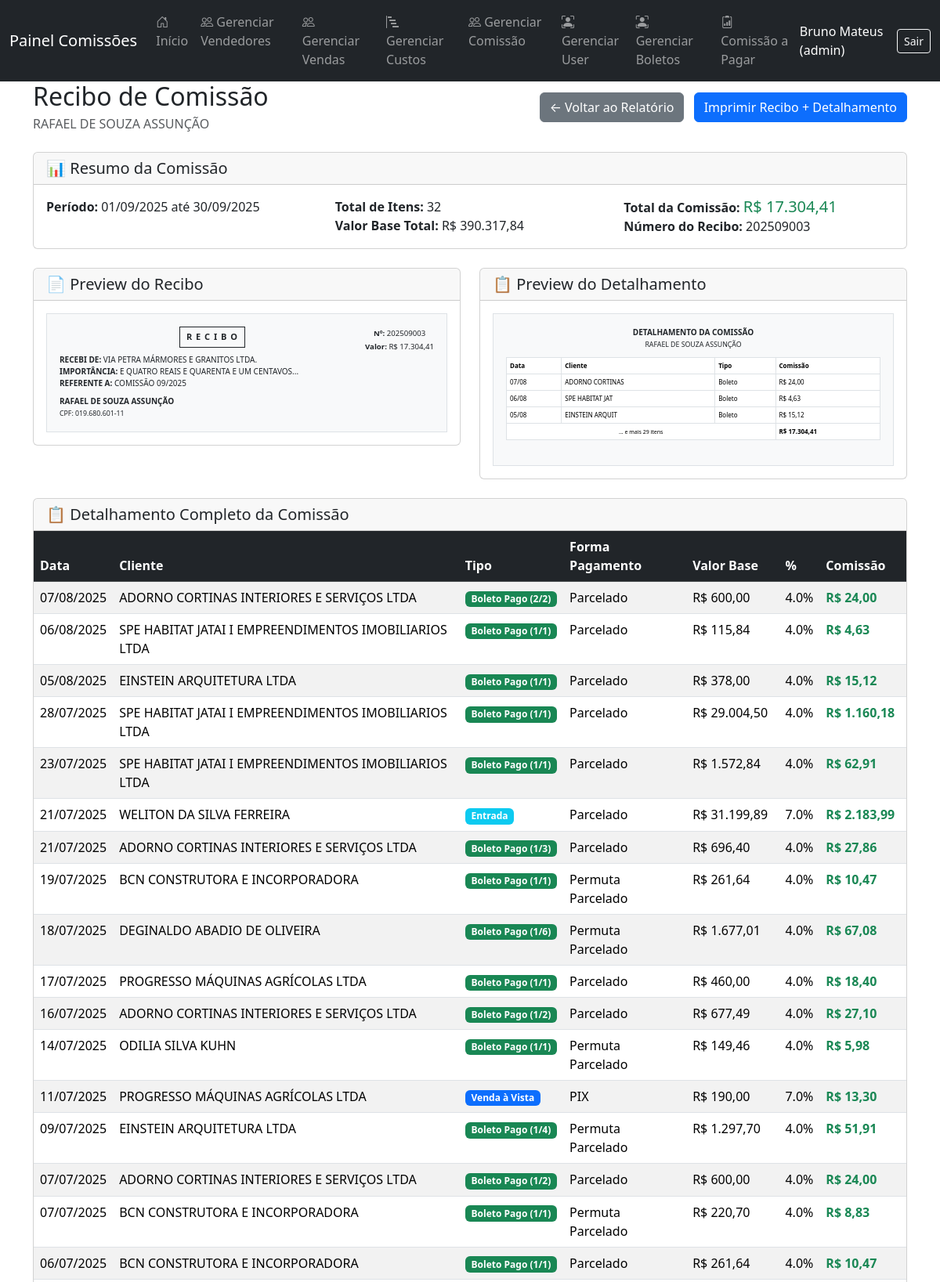
The page /pages/BKPrecibo1Ven_comissao.php?vendedor=3 (signed in, upper part) on the database its author committed.
### tables this page shows
CREATE TABLE `vendedores` (
  `id_vendedor` int(11) NOT NULL,
  `nome` varchar(100) NOT NULL,
  `celular` varchar(20) DEFAULT NULL,
  `tipochave` varchar(20) DEFAULT NULL,
  `chave` varchar(100) DEFAULT NULL,
  `STATUS` tinyint(1) NOT NULL DEFAULT 1
);

CREATE TABLE `boleto` (
  `id_boleto` int(11) NOT NULL,
  `qtd_parcelas` int(11) DEFAULT NULL,
  `valor` decimal(10,2) DEFAULT NULL,
  `id_vendedor` int(11) DEFAULT NULL,
  `id_vendedor2` int(11) DEFAULT NULL,
  `id_venda` int(11) DEFAULT NULL,
  `n_parcela` int(11) DEFAULT NULL,
  `dt_vencimento` date DEFAULT NULL,
  `id_comissao` int(11) DEFAULT NULL,
  `valor_comissao1` decimal(10,2) DEFAULT 0.00,
  `valor_comissao2` decimal(10,2) DEFAULT 0.00,
  `id_comissao2` int(11) DEFAULT NULL,
  `status` varchar(20) DEFAULT 'A Vencer'
);

CREATE TABLE `vendas` (
  `id_venda` int(11) NOT NULL,
  `id_vendedor` int(11) DEFAULT NULL,
  `id_vendedor2` int(11) DEFAULT NULL,
  `id_comissao` int(11) DEFAULT NULL,
  `id_comissao2` int(11) DEFAULT NULL,
  `dt_venda` date DEFAULT NULL,
  `cliente` varchar(100) DEFAULT NULL,
  `vlr_total` decimal(10,2) DEFAULT NULL,
  `vlr_entrada` decimal(10,2) DEFAULT NULL,
  `forma_pg` varchar(50) DEFAULT NULL,
  `qtd_parcelas` int(11) DEFAULT NULL,
  `dt_boletos` date DEFAULT NULL
);

### pages/BKPrecibo1Ven_comissao.php (the view, shortened to what this page needs)
<?php
require_once '../config/config.php';
$id_vendedor = $_GET['vendedor'] ?? null;
$data_inicio = $_GET['data_inicio'] ?? '';
$data_fim = $_GET['data_fim'] ?? '';
$sqlVendedor = "SELECT * FROM vendedores WHERE id_vendedor = ? AND STATUS = 1";
$stmtVendedor = $pdo->prepare($sqlVendedor);
$stmtVendedor->execute([$id_vendedor]);
$vendedor = $stmtVendedor->fetch();
$params_vendas = [$id_vendedor];
$filtros_vendas = ["v.id_vendedor = ?"];
$params_boletos = [$id_vendedor];
$filtros_boletos = ["b.id_vendedor = ?"];
$where_vendas = 'WHERE ' . implode(' AND ', $filtros_vendas);
$where_boletos = 'WHERE ' . implode(' AND ', $filtros_boletos);
$sql_vendas = "
    SELECT
        'venda' as origem,
        v.id_venda,
        v.cliente,
        v.dt_venda as data_referencia,
        v.vlr_total,
        v.vlr_entrada,
        v.forma_pg,
        v.qtd_parcelas,
        COALESCE(c.valor, 0) AS percentual_comissao,
        NULL as id_boleto,
        NULL as n_parcela,
        NULL as dt_vencimento,
        NULL as status_boleto,
        CASE
            WHEN v.forma_pg IN ('PIX', 'Cartão Débito', 'Dinheiro', 'À Vista')
            THEN 'venda_avista'
            WHEN v.forma_pg IN ('Parcelado', 'Permuta Parcelado', 'Cartão de Crédito') AND v.vlr_entrada > 0
            THEN 'entrada'
            ELSE 'outros'
        END as tipo_comissao,
        CASE
            WHEN v.forma_pg IN ('PIX', 'Cartão Débito', 'Dinheiro', 'À Vista')
            THEN v.vlr_total
            WHEN v.forma_pg IN ('Parcelado', 'Permuta Parcelado', 'Cartão de Crédito') AND v.vlr_entrada > 0
            THEN v.vlr_entrada
            ELSE 0
        END as valor_base_comissao,
        CASE
            WHEN v.forma_pg IN ('PIX', 'Cartão Débito', 'Dinheiro', 'À Vista')
            THEN (v.vlr_total * COALESCE(c.valor, 0) / 100)
            WHEN v.forma_pg IN ('Parcelado', 'Permuta Parcelado', 'Cartão de Crédito') AND v.vlr_entrada > 0
            THEN (v.vlr_entrada * COALESCE(c.valor, 0) / 100)
            ELSE 0
        END as comissao_calculada
    FROM vendas v
    LEFT JOIN comissao c ON v.id_comissao = c.id_comissao
    $where_vendas
    AND (
        v.forma_pg IN ('PIX', 'Cartão Débito', 'Dinheiro', 'À Vista') OR
        (v.forma_pg IN ('Parcelado', 'Permuta Parcelado', 'Cartão de Crédito') AND v.vlr_entrada > 0)
    )
";
$sql_boletos = "
    SELECT
        'boleto' as origem,
        v.id_venda,
        v.cliente,
        b.dt_vencimento as data_referencia,
        v.vlr_total,
        v.vlr_entrada,
        v.forma_pg,
        v.qtd_parcelas,
        COALESCE(c.valor, 0) AS percentual_comissao,
        b.id_boleto,
        b.n_parcela,
        b.dt_vencimento,
        b.status as status_boleto,
        'boleto_pago' as tipo_comissao,
        b.valor as valor_base_comissao,
        (b.valor * COALESCE(c.valor, 0) / 100) as comissao_calculada
    FROM boleto b
    INNER JOIN vendas v ON b.id_venda = v.id_venda
    LEFT JOIN comissao c ON v.id_comissao = c.id_comissao
    $where_boletos
    AND b.status = 'Pago'
";
$stmt_vendas = $pdo->prepare($sql_vendas);
$stmt_vendas->execute($params_vendas);
$dados_vendas = $stmt_vendas->fetchAll(PDO::FETCH_ASSOC);
$stmt_boletos = $pdo->prepare($sql_boletos);
$stmt_boletos->execute($params_boletos);
$dados_boletos = $stmt_boletos->fetchAll(PDO::FETCH_ASSOC);
$dados_comissao = array_merge($dados_vendas, $dados_boletos);
usort($dados_comissao, function($a, $b) {
    return strtotime($b['data_referencia']) - strtotime($a['data_referencia']);
});
$total_comissao = 0;
$total_valor_base = 0;
foreach ($dados_comissao as $item) {
    $total_comissao += $item['comissao_calculada'];
    $total_valor_base += $item['valor_base_comissao'];
}
function formatarMoeda($valor) {
    return 'R$ ' . number_format((float)$valor, 2, ',', '.');
}
function formatarData($data) {
    return $data ? date('d/m/Y', strtotime($data)) : 'N/A';
}
function gerarNumeroRecibo($id_vendedor, $mes, $ano) {
    return sprintf("%04d%02d%03d", $ano, $mes, $id_vendedor);
}
function valorPorExtenso($valor) {
    $valor = number_format($valor, 2, '.', '');
    $partes = explode('.', $valor);
    $reais = (int)$partes[0];
    $centavos = (int)$partes[1];
    $extenso_reais = numeroParaExtenso($reais);
    $extenso_centavos = numeroParaExtenso($centavos);
    $resultado = '';
    if ($reais > 0) {
        $resultado .= $extenso_reais . ($reais == 1 ? ' real' : ' reais');
    }
    if ($centavos > 0) {
        if ($reais > 0) $resultado .= ' e ';
        $resultado .= $extenso_centavos . ($centavos == 1 ? ' centavo' : ' centavos');
    }
    return $resultado;
}
function numeroParaExtenso($numero) {
    $unidades = ['', 'um', 'dois', 'três', 'quatro', 'cinco', 'seis', 'sete', 'oito', 'nove'];
    $dezenas = ['', '', 'vinte', 'trinta', 'quarenta', 'cinquenta', 'sessenta', 'setenta', 'oitenta', 'noventa'];
    $especiais = ['dez', 'onze', 'doze', 'treze', 'quatorze', 'quinze', 'dezesseis', 'dezessete', 'dezoito', 'dezenove'];
    $centenas = ['', 'cento', 'duzentos', 'trezentos', 'quatrocentos', 'quinhentos', 'seiscentos', 'setecentos', 'oitocentos', 'novecentos'];
    $resultado = '';
    $c = intval($numero / 100);
    if ($c > 0) {
        $resultado .= $centenas[$c];
    }
    $resto = $numero % 100;
    if ($resto > 0 && $c > 0) {
        $resultado .= ' e ';
    }
    if ($resto >= 10 && $resto <= 19) {
        $resultado .= $especiais[$resto - 10];
    } else {
        $d = intval($resto / 10);
        $u = $resto % 10;
        if ($d > 0) {
            $resultado .= $dezenas[$d];
        }
        if ($u > 0) {
            if ($d > 0) $resultado .= ' e ';
            $resultado .= $unidades[$u];
        }
    }
    return $resultado;
}
function formatarChavePix($tipo, $chave) {
    switch ($tipo) {
        case 'CPF':
            return preg_replace('/(\d{3})(\d{3})(\d{3})(\d{2})/', '$1.$2.$3-$4', $chave);
    }
}
$numero_recibo = gerarNumeroRecibo($id_vendedor, date('m'), date('Y'));
$periodo_inicio = $data_inicio ?: date('Y-m-01');
$periodo_fim = $data_fim ?: date('Y-m-t');
$mes_ano = date('m/Y', strtotime($periodo_inicio));
    ?>
    <?php
require_once '../views/header.php';
?>
<div class="container">
    <div class="d-flex justify-content-between align-items-center mb-4">
        <div>
            <h2 class="mb-1">Recibo de Comissão</h2>
            <p class="text-muted mb-0"><?= htmlspecialchars($vendedor['nome']) ?></p>
        </div>
        <div>
            <a href="relatorio_comissao.php?data_inicio=<?= $data_inicio ?>&data_fim=<?= $data_fim ?>" class="btn btn-secondary me-2">
                ← Voltar ao Relatório
            </a>
            <button onclick="imprimirRecibo()" class="btn btn-primary">
                <i class="fas fa-print"></i> Imprimir Recibo + Detalhamento
            </button>
        </div>
    </div>
    <?php if ($total_comissao <= 0): ?>
        <div class="alert alert-warning">
            <h5>⚠️ Nenhuma comissão encontrada</h5>
            <p class="mb-0">Não há comissões para este vendedor no período selecionado.</p>
        </div>
    <?php else: ?>
        <div class="card mb-4">
            <div class="card-header">
                <h5 class="mb-0">📊 Resumo da Comissão</h5>
            </div>
            <div class="card-body">
                <div class="row">
                    <div class="col-md-4">
                        <strong>Período:</strong> <?= formatarData($periodo_inicio) ?> até <?= formatarData($periodo_fim) ?>
                    </div>
                    <div class="col-md-4">
                        <strong>Total de Itens:</strong> <?= count($dados_comissao) ?><br>
                        <strong>Valor Base Total:</strong> <?= formatarMoeda($total_valor_base) ?>
                    </div>
                    <div class="col-md-4">
                        <strong>Total da Comissão:</strong> <span class="h5 text-success"><?= formatarMoeda($total_comissao) ?></span><br>
                        <strong>Número do Recibo:</strong> <?= $numero_recibo ?>
                    </div>
                </div>
            </div>
        </div>
        <div class="row">
            <div class="col-md-6">
                <div class="card">
                    <div class="card-header">
                        <h5 class="mb-0">📄 Preview do Recibo</h5>
                    </div>
                    <div class="card-body">
                        <div class="border p-3" style="background-color: #f8f9fa; font-size: 11px;">
                            <div class="text-center mb-2">
                                <div class="border border-dark d-inline-block px-2 py-1">
                                    <strong style="letter-spacing: 1px;">R E C I B O</strong>
                                </div>
                                <div class="float-end">
                                    <small><strong>Nº:</strong> <?= $numero_recibo ?></small><br>
                                    <small><strong>Valor:</strong> <?= formatarMoeda($total_comissao) ?></small>
                                </div>
                            </div>
                            <div style="font-size: 10px;">
                                <div><strong>RECEBI DE:</strong> VIA PETRA MÁRMORES E GRANITOS LTDA.</div>
                                <div><strong>IMPORTÂNCIA:</strong> <?= strtoupper(substr(valorPorExtenso($total_comissao), 0, 40)) ?>...</div>
                                <div><strong>REFERENTE A:</strong> COMISSÃO <?= strtoupper($mes_ano) ?></div>
                                <div class="mt-2">
                                    <strong><?= strtoupper($vendedor['nome']) ?></strong><br>
                                    <small><?= $vendedor['tipochave'] ?>: <?= formatarChavePix($vendedor['tipochave'], $vendedor['chave']) ?></small>
                                </div>
                            </div>
                        </div>
                    </div>
                </div>
            </div>
            <div class="col-md-6">
                <div class="card">
                    <div class="card-header">
                        <h5 class="mb-0">📋 Preview do Detalhamento</h5>
                    </div>
                    <div class="card-body">
                        <div class="border p-3" style="background-color: #f8f9fa; font-size: 10px;">
                            <div class="text-center mb-2">
                                <strong>DETALHAMENTO DA COMISSÃO</strong><br>
                                <small><?= strtoupper($vendedor['nome']) ?></small>
                            </div>
                            <table class="table table-sm table-bordered" style="font-size: 8px;">
                                <thead>
                                    <tr>
                                        <th>Data</th>
                                        <th>Cliente</th>
                                        <th>Tipo</th>
                                        <th>Comissão</th>
                                    </tr>
                                </thead>
                                <tbody>
                                    <?php $count = 0; foreach ($dados_comissao as $item): if($count >= 3) break; $count++; ?>
                                    <tr>
                                        <td><?= date('d/m', strtotime($item['data_referencia'])) ?></td>
                                        <td><?= htmlspecialchars(substr($item['cliente'], 0, 15)) ?></td>
                                        <td>
                                            <?php
                                            switch ($item['tipo_comissao']) {
                                                case 'boleto_pago': echo 'Boleto'; break;
                                            }
                                            ?>
                                        </td>
                                        <td><?= formatarMoeda($item['comissao_calculada']) ?></td>
                                    </tr>
                                    <?php endforeach; ?>
                                    <?php if (count($dados_comissao) > 3): ?>
                                    <tr>
                                        <td colspan="3" class="text-center"><small>... e mais <?= count($dados_comissao) - 3 ?> itens</small></td>
                                        <td><strong><?= formatarMoeda($total_comissao) ?></strong></td>
                                    </tr>
                                    <?php endif; ?>
                                </tbody>
                            </table>
                        </div>
                    </div>
                </div>
            </div>
        </div>
        <div class="card mt-4">
            <div class="card-header">
                <h5 class="mb-0">📋 Detalhamento Completo da Comissão</h5>
            </div>
            <div class="card-body p-0">
                <div class="table-responsive">
                    <table class="table table-striped table-hover mb-0">
                        <thead class="table-dark">
                            <tr>
                                <th>Data</th>
                                <th>Cliente</th>
                                <th>Tipo</th>
                                <th>Forma Pagamento</th>
                                <th>Valor Base</th>
                                <th>%</th>
                                <th>Comissão</th>
                            </tr>
                        </thead>
                        <tbody>
                            <?php foreach ($dados_comissao as $item): ?>
                            <tr>
                                <td><?= date('d/m/Y', strtotime($item['data_referencia'])) ?></td>
                                <td><?= htmlspecialchars($item['cliente']) ?></td>
                                <td>
                                    <?php
                                    switch ($item['tipo_comissao']) {
                                        case 'venda_avista':
                                            echo '<span class="badge bg-primary">Venda à Vista</span>';
                                            break;
                                        case 'entrada':
                                            echo '<span class="badge bg-info">Entrada</span>';
                                            break;
                                        case 'boleto_pago':
                                            echo '<span class="badge bg-success">Boleto Pago (' . $item['n_parcela'] . '/' . $item['qtd_parcelas'] . ')</span>';
                                            break;
                                    }
                                    ?>
                                </td>
                                <td><?= htmlspecialchars($item['forma_pg']) ?></td>
                                <td><?= formatarMoeda($item['valor_base_comissao']) ?></td>
                                <td><?= number_format($item['percentual_comissao'], 1) ?>%</td>
                                <td class="fw-bold text-success"><?= formatarMoeda($item['comissao_calculada']) ?></td>
                            </tr>
                            <?php endforeach; ?>
                        </tbody>
                    </table>
                </div>
            </div>
        </div>
    <?php endif; ?>
</div>
<?php require_once '../views/footer.php'; ?>

### rows shown on the page
vendedores: nome "RAFAEL DE SOUZA ASSUNÇÃO", tipochave "CPF", tipochave+chave "019.680.601-11"
boleto: dt_vencimento "07/08", id_venda.cliente "ADORNO CORTINAS", comissao_calculada "R$ 24,00", dt_vencimento "07/08/2025", id_venda.cliente "ADORNO CORTINAS INTERIORES E SERVIÇOS LTDA", n_parcela "2", id_venda.qtd_parcelas "2", id_venda.forma_pg "Parcelado", valor "R$ 600,00", percentual_comissao "4.0"
boleto: dt_vencimento "06/08", id_venda.cliente "SPE HABITAT JAT", comissao_calculada "R$ 4,63", dt_vencimento "06/08/2025", id_venda.cliente "SPE HABITAT JATAI I EMPREENDIMENTOS IMOBILIARIOS LTDA", n_parcela "1", id_venda.qtd_parcelas "1", id_venda.forma_pg "Parcelado", valor "R$ 115,84", percentual_comissao "4.0"
boleto: dt_vencimento "05/08", id_venda.cliente "EINSTEIN ARQUIT", comissao_calculada "R$ 15,12", dt_vencimento "05/08/2025", id_venda.cliente "EINSTEIN ARQUITETURA LTDA", n_parcela "1", id_venda.qtd_parcelas "1", id_venda.forma_pg "Parcelado", valor "R$ 378,00", percentual_comissao "4.0"
boleto: dt_vencimento "28/07/2025", id_venda.cliente "SPE HABITAT JATAI I EMPREENDIMENTOS IMOBILIARIOS LTDA", n_parcela "1", id_venda.qtd_parcelas "1", id_venda.forma_pg "Parcelado", valor "R$ 29.004,50", percentual_comissao "4.0", comissao_calculada "R$ 1.160,18"
boleto: dt_vencimento "23/07/2025", id_venda.cliente "SPE HABITAT JATAI I EMPREENDIMENTOS IMOBILIARIOS LTDA", n_parcela "1", id_venda.qtd_parcelas "1", id_venda.forma_pg "Parcelado", valor "R$ 1.572,84", percentual_comissao "4.0", comissao_calculada "R$ 62,91"
vendas: dt_venda "21/07/2025", cliente "WELITON DA SILVA FERREIRA", shows "Entrada", forma_pg "Parcelado", valor_base_comissao "R$ 31.199,89", percentual_comissao "7.0", comissao_calculada "R$ 2.183,99"
boleto: dt_vencimento "21/07/2025", id_venda.cliente "ADORNO CORTINAS INTERIORES E SERVIÇOS LTDA", n_parcela "1", id_venda.qtd_parcelas "3", id_venda.forma_pg "Parcelado", valor "R$ 696,40", percentual_comissao "4.0", comissao_calculada "R$ 27,86"
boleto: dt_vencimento "19/07/2025", id_venda.cliente "BCN CONSTRUTORA E INCORPORADORA", n_parcela "1", id_venda.qtd_parcelas "1", id_venda.forma_pg "Permuta Parcelado", valor "R$ 261,64", percentual_comissao "4.0", comissao_calculada "R$ 10,47"
boleto: dt_vencimento "18/07/2025", id_venda.cliente "DEGINALDO ABADIO DE OLIVEIRA", n_parcela "1", id_venda.qtd_parcelas "6", id_venda.forma_pg "Permuta Parcelado", valor "R$ 1.677,01", percentual_comissao "4.0", comissao_calculada "R$ 67,08"
boleto: dt_vencimento "17/07/2025", id_venda.cliente "PROGRESSO MÁQUINAS AGRÍCOLAS LTDA", n_parcela "1", id_venda.qtd_parcelas "1", id_venda.forma_pg "Parcelado", valor "R$ 460,00", percentual_comissao "4.0", comissao_calculada "R$ 18,40"
boleto: dt_vencimento "16/07/2025", id_venda.cliente "ADORNO CORTINAS INTERIORES E SERVIÇOS LTDA", n_parcela "1", id_venda.qtd_parcelas "2", id_venda.forma_pg "Parcelado", valor "R$ 677,49", percentual_comissao "4.0", comissao_calculada "R$ 27,10"
boleto: dt_vencimento "14/07/2025", id_venda.cliente "ODILIA SILVA KUHN", n_parcela "1", id_venda.qtd_parcelas "1", id_venda.forma_pg "Permuta Parcelado", valor "R$ 149,46", percentual_comissao "4.0", comissao_calculada "R$ 5,98"
vendas: dt_venda "11/07/2025", cliente "PROGRESSO MÁQUINAS AGRÍCOLAS LTDA", shows "Venda à Vista", forma_pg "PIX", valor_base_comissao "R$ 190,00", percentual_comissao "7.0", comissao_calculada "R$ 13,30"
boleto: dt_vencimento "09/07/2025", id_venda.cliente "EINSTEIN ARQUITETURA LTDA", n_parcela "1", id_venda.qtd_parcelas "4", id_venda.forma_pg "Permuta Parcelado", valor "R$ 1.297,70", percentual_comissao "4.0", comissao_calculada "R$ 51,91"
boleto: dt_vencimento "07/07/2025", id_venda.cliente "ADORNO CORTINAS INTERIORES E SERVIÇOS LTDA", n_parcela "1", id_venda.qtd_parcelas "2", id_venda.forma_pg "Parcelado", valor "R$ 600,00", percentual_comissao "4.0", comissao_calculada "R$ 24,00"
boleto: dt_vencimento "07/07/2025", id_venda.cliente "BCN CONSTRUTORA E INCORPORADORA", n_parcela "1", id_venda.qtd_parcelas "1", id_venda.forma_pg "Permuta Parcelado", valor "R$ 220,70", percentual_comissao "4.0", comissao_calculada "R$ 8,83"
boleto: dt_vencimento "06/07/2025", id_venda.cliente "BCN CONSTRUTORA E INCORPORADORA", n_parcela "1", id_venda.qtd_parcelas "1", id_venda.forma_pg "Parcelado", valor "R$ 261,64", percentual_comissao "4.0", comissao_calculada "R$ 10,47"

### other values the page prints
$_SESSION['usuario_nome'] "Bruno Mateus"
$tipo_usuario "admin"
count($dados_comissao) "32"
formatarMoeda($total_valor_base) "R$ 390.317,84"
formatarMoeda($total_comissao) "R$ 17.304,41"
$numero_recibo "202509003"
substr(valorPorExtenso($total_comissao), 0, 40) "E QUATRO REAIS E QUARENTA E UM CENTAVOS"
count($dados_comissao) - 3 "29"
